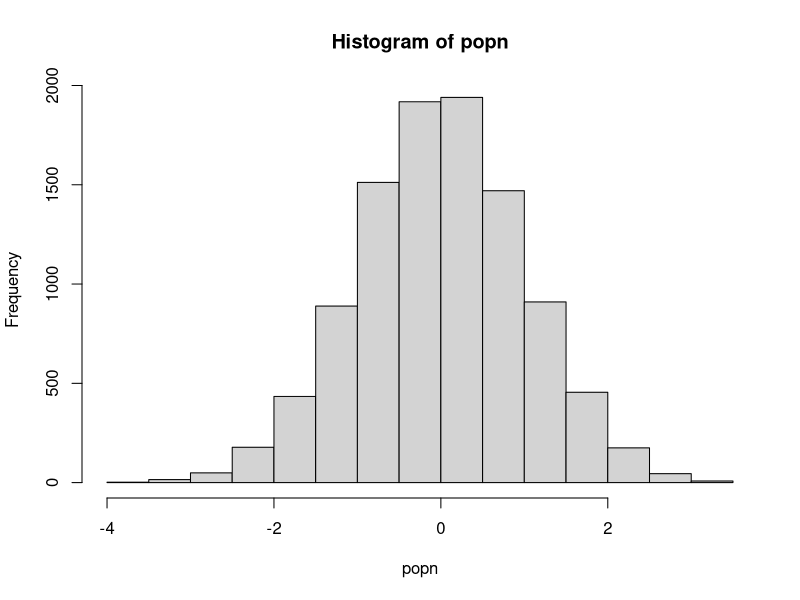
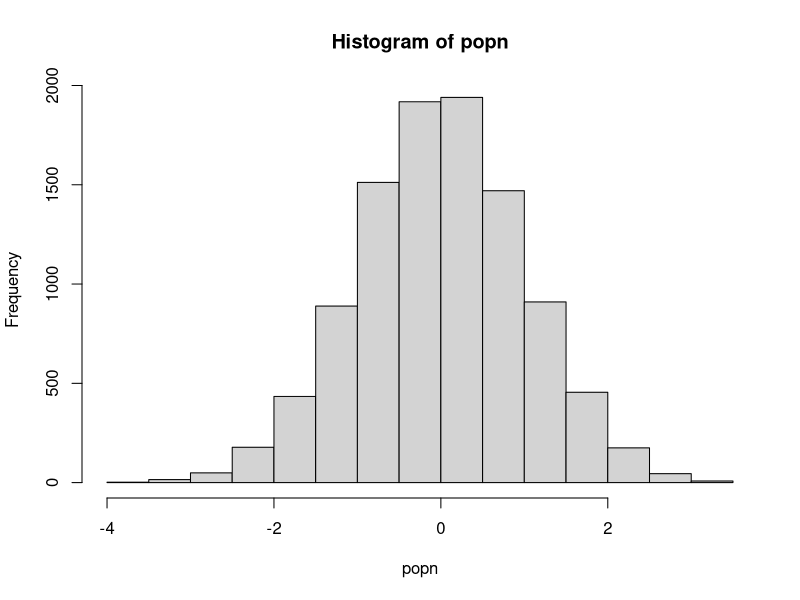

Write the R code that produced these figures, in order. (Note: this script raises an error after producing the figures.)
######## Functions #########

## A function to take a sample of size n from a pop "popn" and return its mean
myexperiment <- function(popn, n) {
    pop_sample <- sample(popn, n, replace = FALSE)
    return(mean(pop_sample))
}

## calculate means using a for loop on a vector without preallocation:
loopy_sample1 <- function(popn, n, num) { #num is how many means you need to calc
    result1 <- vector() #initialise empty vector of size 1
    for(i in 1:num) {
        result1 <- c(result1,myexperiment(popn, n)) #growing vector of means
    }
    return(result1)
}

## to run "num" iterations of the mean using a FOR loop on a vector with preallocation
loopy_sample2 <- function(popn, n, num) {
    result2 <- vector(,num) #preallocate expected size # first arg is empty so defaults to numeric # length is num
    for(i in 1:num) {
        result2[i] <- myexperiment(popn, n) #remember this takes the mean of a sample
    }
    return(result2)
}

## to run "num" iterations of the expt using a FOR loop on a list with preallocation:
loopy_sample3 <- function(popn, n, num) {
    result3 <- vector("list", num) #its a list type vector (ordered, hetero, flexible length)
    for(i in 1:num) {
        result3[[i]] <- myexperiment(popn, n) #in a list you access elements using [[]] double sq brs
    }
}

## to run "num" iterations of the experiment with lapply:
lapply_sample <- function(popn, n, num) {
    result4 <- lapply(1:num, function(i) myexperiment(popn, n))
    return(result4)
}

# lapply applies a fucntion to each element of a list/vector
# returns results as a list

## to run "num" iterations of the experiment using vectorisation with sapply:
sapply_sample <- function(popn, n, num) {
    result5 <- sapply(1:num, function(i) myexperiment(popn, n))
    return(result5)
}
# sapply applies a function to each element of a list/vector and SIMPLIFIES the result
# return value is a vector or matrix rather than a list


### Generating a pop

set.seed(12345)
popn <- rnorm(10000) # gen the pop
hist(popn)

n <- 100 #sample size for each expt
num <- 10000 # num of times to rerun the expt

print("Using loops without preallocation on a vector took" )
print(system.time(loopy_sample1(popn, n, num)))

print("Using loops with preallocation on a vector took:" )
print(system.time(loopy_sample2(popn, n, num)))

print("Using loops with preallocation on a list took:" )
print(system.time(loopy_sample3(popn, n, num)))

print("Using the vectorized sapply function (on a list) took:" )
print(system.time(sapply_sample(popn, n, num)))

print("Using the vectorized lapply function (on a list) took:" )
print(system.time(lapply_sample(popn, n, num)))######## Functions #########

## A function to take a sample of size n from a pop "popn" and return its mean
myexperiment <- function(popn, n) {
    pop_sample <- sample(popn, n, replace = FALSE)
    return(mean(pop_sample))
}

## calculate means using a for loop on a vector without preallocation:
loopy_sample1 <- function(popn, n, num) { #num is how many means you need to calc
    result1 <- vector() #initialise empty vector of size 1
    for(i in 1:num) {
        result1 <- c(result1,myexperiment(popn, n)) #growing vector of means
    }
    return(result1)
}

## to run "num" iterations of the mean using a FOR loop on a vector with preallocation
loopy_sample2 <- function(popn, n, num) {
    result2 <- vector(,num) #preallocate expected size # first arg is empty so defaults to numeric # length is num
    for(i in 1:num) {
        result2[i] <- myexperiment(popn, n) #remember this takes the mean of a sample
    }
    return(result2)
}

## to run "num" iterations of the expt using a FOR loop on a list with preallocation:
loopy_sample3 <- function(popn, n, num) {
    result3 <- vector("list", num) #its a list type vector (ordered, hetero, flexible length)
    for(i in 1:num) {
        result3[[i]] <- myexperiment(popn, n) #in a list you access elements using [[]] double sq brs
    }
}

## to run "num" iterations of the experiment with lapply:
lapply_sample <- function(popn, n, num) {
    result4 <- lapply(1:num, function(i) myexperiment(popn, n))
    result(result4)
}

# lapply applies a fucntion to each element of a list/vector
# returns results as a list

## to run "num" iterations of the experiment using vectorisation with sapply:
sapply_sample <- function(popn, n, num) {
    result5 <- sapply(1:num, function(i) myexperiment(popn, n))
    return(result5)
}
# sapply applies a function to each element of a list/vector and SIMPLIFIES the result
# return value is a vector or matrix rather than a list


### Generating a pop

set.seed(12345)
popn <- rnorm(10000) # gen the pop
hist(popn)

n <- 100 #sample size for each expt
num <- 10000 # num of times to rerun the expt

print("Using loops without preallocation on a vector took" )
print(system.time(loopy_sample1(popn, n, num)))

print("Using loops with preallocation on a vector took:" )
print(system.time(loopy_sample2(popn, n, num)))

print("Using loops with preallocation on a list took:" )
print(system.time(loopy_sample3(popn, n, num)))

print("Using the vectorized sapply function (on a list) took:" )
print(system.time(sapply_sample(popn, n, num)))

print("Using the vectorized lapply function (on a list) took:" )
print(system.time(lapply_sample(popn, n, num)))